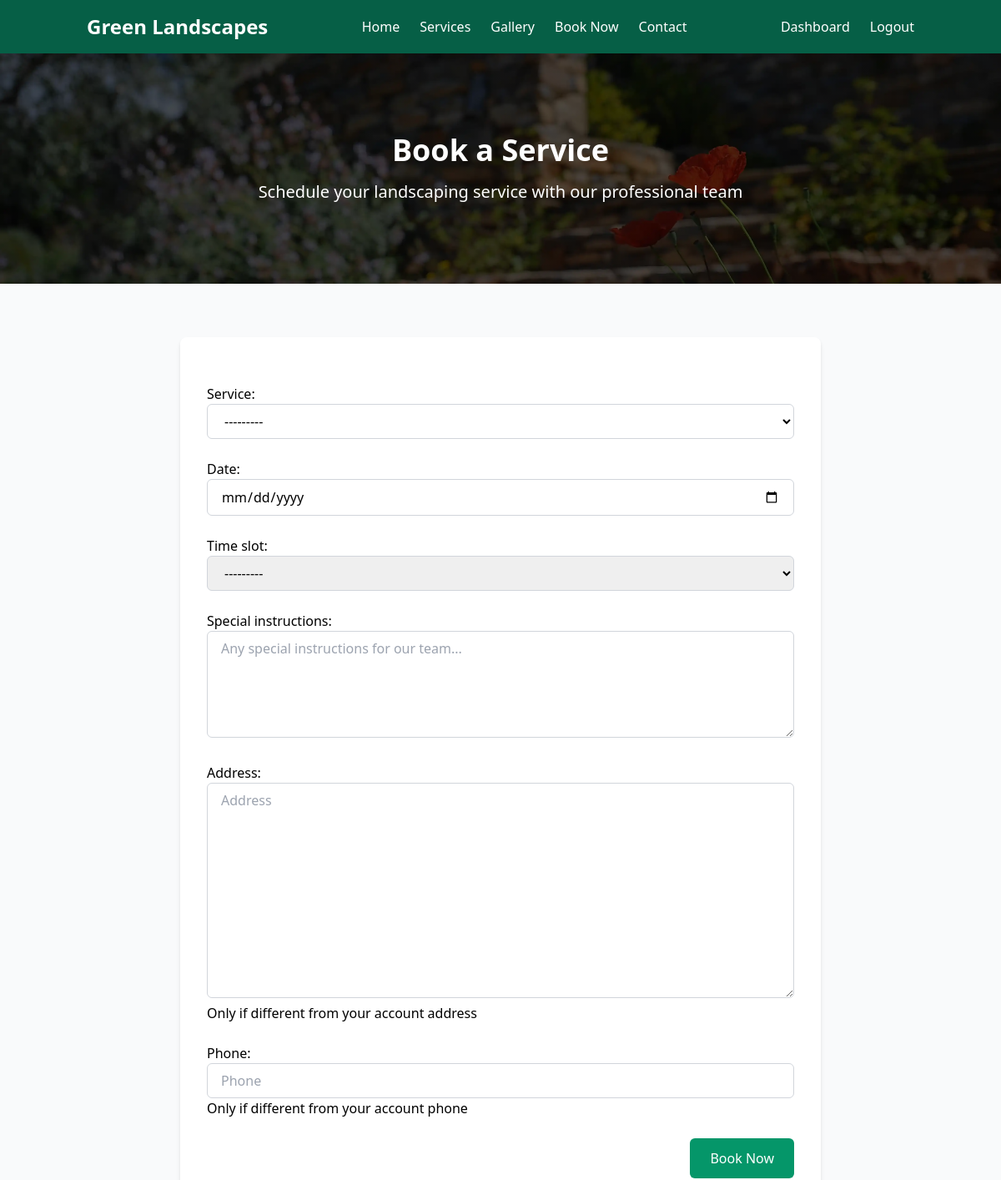
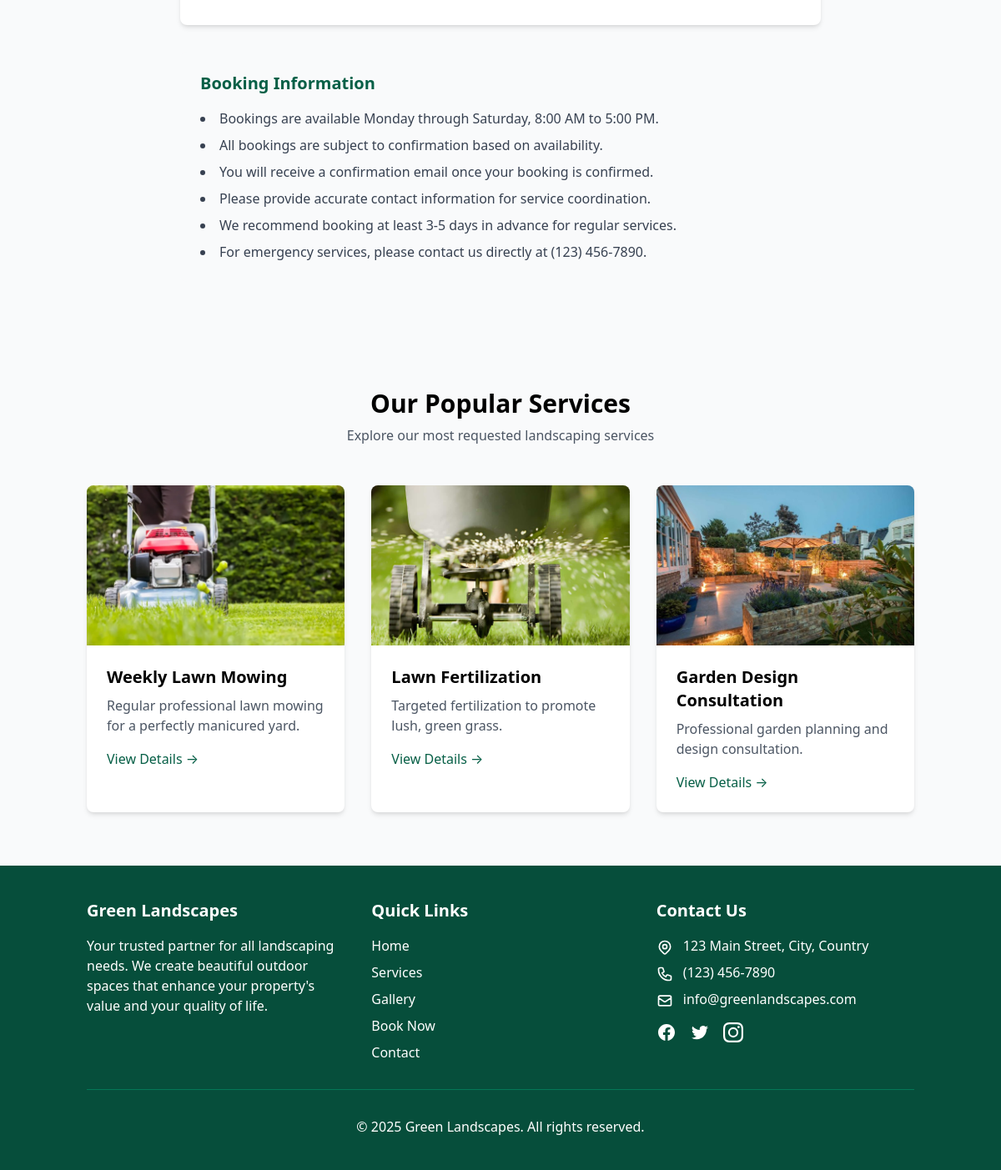
The page /bookings/ (signed in) on the database its author committed (2 pictures, top to bottom).
### services/models.py (models this page shows, shortened)
class Service(models.Model):
    category = models.ForeignKey(ServiceCategory, on_delete=models.CASCADE, related_name='services')
    name = models.CharField(max_length=200)
    description = models.TextField()
    short_description = models.CharField(max_length=255, blank=True)
    price = models.DecimalField(max_digits=10, decimal_places=2, blank=True, null=True, help_text="Leave blank if price varies")
    price_suffix = models.CharField(max_length=20, blank=True, help_text="e.g. 'per hour', 'per visit'")
    image = models.ImageField(upload_to=get_upload_path, blank=True, null=True)
    slug = models.SlugField(max_length=220, unique=True, blank=True)
    is_featured = models.BooleanField(default=False)
    created_at = models.DateTimeField(auto_now_add=True)
    updated_at = models.DateTimeField(auto_now=True)
    def __str__(self):
        return self.name

### bookings/views.py (the view, shortened to what this page needs)
# urls.py: path('', views.BookingCreateView.as_view(), name='bookings'),
class BookingCreateView(LoginRequiredMixin, CreateView):
    model = Booking
    form_class = BookingForm
    template_name = 'bookings/booking_create.html'
    success_url = reverse_lazy('bookings:booking_success')
    def get_initial(self):
        initial = super().get_initial()
        if 'service_id' in self.kwargs:
            initial['service'] = self.kwargs['service_id']
        return initial
    def get_context_data(self, **kwargs):
        context = super().get_context_data(**kwargs)
        context['services'] = Service.objects.all()
        context['time_slots'] = BookingTimeSlot.objects.filter(is_available=True)
        return context

### bookings/models.py (called while the page is built)
    def __str__(self):
        return self.get_start_time_display()

### templates/bookings/booking_create.html (shortened to what this page needs)
{% extends 'base.html' %}
{% load static %}
{% load crispy_forms_tags %}
{% block content %}
<section class="relative text-white py-24 bg-cover bg-center bg-no-repeat" style="background-image: linear-gradient(rgba(0, 0, 0, 0.7), rgba(0, 0, 0, 0.7)), url('{% static 'images/cover2.webp' %}')">
    <div class="absolute inset-0 bg-black/40"></div>
    <div class="container mx-auto px-4 text-center relative z-10">
        <h1 class="text-4xl font-bold mb-4">Book a Service</h1>
        <p class="text-xl max-w-3xl mx-auto">Schedule your landscaping service with our professional team</p>
    </div>
</section>
<section class="py-16">
    <div class="container mx-auto px-4">
        <div class="max-w-3xl mx-auto">
            <div class="bg-white p-8 rounded-lg shadow-md booking-form">
                <form method="post" class="space-y-6">
                    {{ form.as_p }}
                    <div class="flex justify-end">
                        <button type="submit" class="px-6 py-3 bg-green-600 text-white font-medium rounded-md hover:bg-green-700 focus:outline-none focus:ring-2 focus:ring-offset-2 focus:ring-green-500 transition-colors">
                            Book Now
                        </button>
                    </div>
                </form>
            </div>
            <div class="mt-8 bg-gray-50 p-6 rounded-lg">
                <h3 class="text-xl font-bold mb-4 text-green-800">Booking Information</h3>
                <ul class="list-disc list-inside space-y-2 text-gray-700">
                    <li>Bookings are available Monday through Saturday, 8:00 AM to 5:00 PM.</li>
                    <li>All bookings are subject to confirmation based on availability.</li>
                    <li>You will receive a confirmation email once your booking is confirmed.</li>
                    <li>Please provide accurate contact information for service coordination.</li>
                    <li>We recommend booking at least 3-5 days in advance for regular services.</li>
                    <li>For emergency services, please contact us directly at (123) 456-7890.</li>
                </ul>
            </div>
        </div>
    </div>
</section>
<section class="py-16 bg-gray-50">
    <div class="container mx-auto px-4">
        <div class="text-center mb-12">
            <h2 class="text-3xl font-bold mb-2">Our Popular Services</h2>
            <p class="text-gray-600">Explore our most requested landscaping services</p>
        </div>
        <div class="grid grid-cols-1 md:grid-cols-3 gap-8">
            {% for service in services|slice:":3" %}
            <div class="service-card bg-white rounded-lg shadow-md overflow-hidden">
                {% if service.image %}
                <img src="{{ service.image.url }}" alt="{{ service.name }}" class="w-full h-48 object-cover">
                {% endif %}
                <div class="p-6">
                    <h3 class="text-xl font-bold mb-2">{{ service.name }}</h3>
                    <p class="text-gray-600 mb-4">{{ service.short_description }}</p>
                    <a href="{% url 'services:service_detail' service.slug %}" class="text-green-800 hover:text-green-600">
                        View Details →
                    </a>
                </div>
            </div>
            {% endfor %}
        </div>
    </div>
</section>
{% endblock %}

### static/css/styles.css (style rules this page uses)
.service-card { transition: transform 0.3s ease-in-out, box-shadow 0.3s ease-in-out; }

### rows shown on the page
Service: image (picture), name "Weekly Lawn Mowing", short_description "Regular professional lawn mowing for a perfectly manicured yard."
Service: image (picture), name "Lawn Fertilization", short_description "Targeted fertilization to promote lush, green grass."
Service: image (picture), name "Garden Design Consultation", short_description "Professional garden planning and design consultation."
